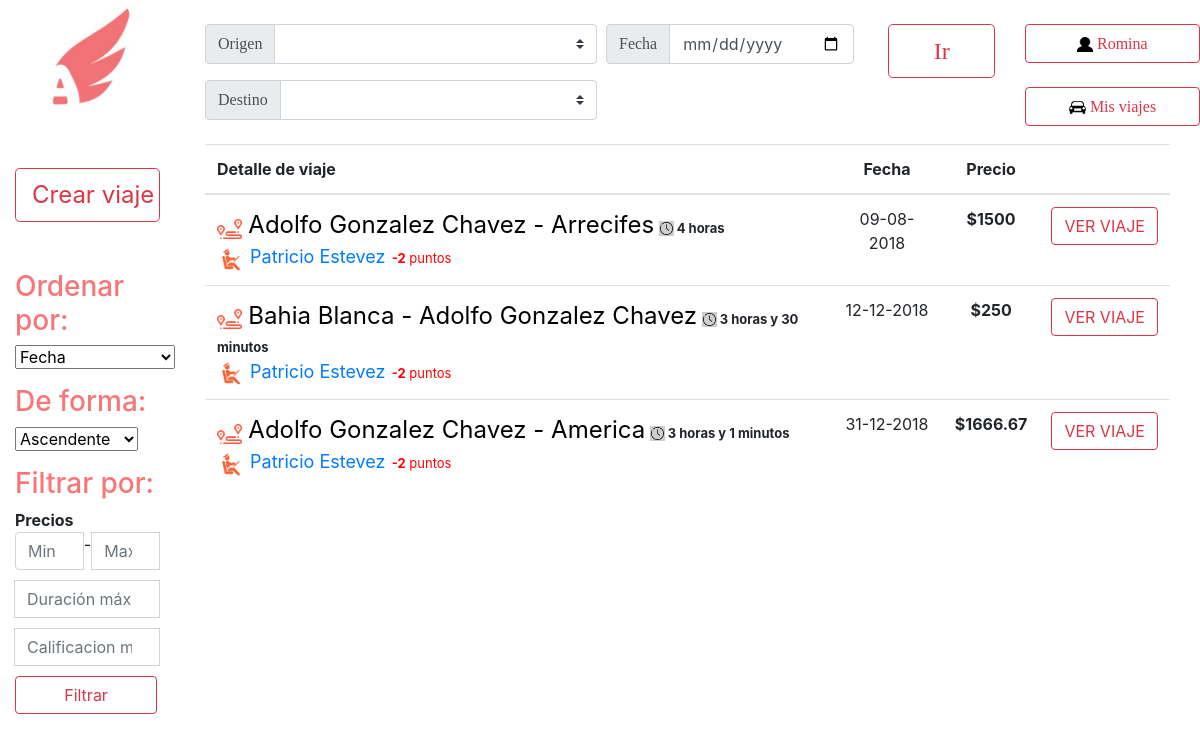
/PaginaPrincipal.php?inicio=romi.albertdi@gmail.com (signed in), run on the app's committed database.
### tables this page shows
CREATE TABLE IF NOT EXISTS `viajes` (
  `IDviaje` int(11) NOT NULL AUTO_INCREMENT,
  `fecha` date NOT NULL,
  `hora` time NOT NULL,
  `IDvehiculo` int(50) NOT NULL,
  `IDconductor` int(50) NOT NULL,
  `llegada` datetime NOT NULL,
  `IDOrigen` int(11) NOT NULL,
  `IDDestino` int(11) NOT NULL,
  `Precio` double NOT NULL,
  `asientos_disponibles` int(5) NOT NULL,
  PRIMARY KEY (`IDviaje`)
);

CREATE TABLE IF NOT EXISTS `ciudades` (
  `nombre` varchar(100) NOT NULL,
  `IDCiudad` int(11) NOT NULL AUTO_INCREMENT,
  PRIMARY KEY (`IDCiudad`)
);

CREATE TABLE IF NOT EXISTS `usuarios` (
  `nombre` varchar(50) NOT NULL,
  `apellido` varchar(50) NOT NULL,
  `email` varchar(50) NOT NULL,
  `clave` varchar(50) NOT NULL,
  `fecha` date NOT NULL,
  `foto` longblob,
  `token` varchar(100) NOT NULL,
  `ID` int(11) NOT NULL AUTO_INCREMENT,
  `borrado` tinyint(1) NOT NULL DEFAULT '0',
  `penalizacion` int(20) NOT NULL DEFAULT '0',
  `penalizacion_acom` int(20) NOT NULL DEFAULT '0',
  `deuda` float NOT NULL DEFAULT '0',
  PRIMARY KEY (`ID`)
);

### PaginaPrincipal.php (the view, shortened to what this page needs)
<!doctype html>
<html lang="en">
  <head>
    <link rel="stylesheet" href="css/bootstrap.min.css">
    <link rel="stylesheet" href="css/Estilos.css">
  </head>
  <body>
          <?php
          $link = conectarABase();
          $id = $_SESSION['id'];
          $hoy = new DateTime('today');
          $ordenamiento=1;
          $forma='a';
          switch ($ordenamiento) {
                case 1:
                    if($forma=='d'){$viajes = mysqli_query($link,"SELECT * FROM viajes ORDER BY fecha desc,hora desc");}
                    else{$viajes = mysqli_query($link,"SELECT * FROM viajes ORDER BY fecha,hora");}
                    break;
            }
        ?>
          <header style="position: fixed">
            <nav>
                    <div class="row">
                        <div class="col-2">
                             <p>
                                <a href="PaginaPrincipal.php">
                                <img href="PaginaPrincipal.php" src="Logo.jpg" alt="Imagen no disponible"  class="rounded mx-auto d-block" height="120x120">
                                </a>
                            </p>
                        </div>
                        <div class="col-8">
                            <div class="row" position="fixed">
                                <div class="col-10">
                                    <br>
                                    <form action="PaginaPrincipal.php" method="POST" accept-charset="utf-8">
                                      <div class="input-group">
                                        <div style="width:60%" class="input-group input-group-prepend mb-3">
                                            <div class="input-group-prepend">
                                                <span  class="input-group-text" id="basic-addon1"><font size="3" face="Univers-Light-Normal">Origen</font></span>
                                            </div>
                                            <select style="height: 40px" class="custom-select" placeholder='vehiculo' name='IDOrigen' id="inputGroupSelect01">
                                                    <option value="" selected></option>
                                                    <?php $citys=mysqli_query($link,"SELECT * FROM ciudades ORDER BY nombre");while($fila3 = $citys->fetch_array(MYSQL_NUM)){?>
                                                    <option value="<?php echo $fila3[1]?>"><?php echo $fila3[0] ?></option>
                                                    <?php }?>
                                            </select>
                                        </div>
                                        <div style="width:38%;margin-left:10px" class="input-group input-group-prepend mb-3">
                                            <div class="input-group-prepend">
                                                <span  class="input-group-text" id="basic-addon1"><font size="3" face="Univers-Light-Normal">Fecha</font></span>
                                            </div>
                                          <input  type="date" face="Univers-Light-Normal" name="fecha" class="form-control" aria-label="La Plata" aria-describedby="basic-addon1">
                                        </div>
                                      </div>
                                      <div style="width:60%" class="input-group input-group-prepend mb-3">
                                          <div class="input-group-prepend">
                                              <span class="input-group-text" id="basic-addon1"><font size="3" face="Univers-Light-Normal">Destino</font></span>
                                          </div>
                                            <select style="height: 40px" class="custom-select" placeholder='vehiculo' name='IDDestino' id="inputGroupSelect02">
                                                    <option value="" selected></option>
                                                    <?php $citys=mysqli_query($link,"SELECT * FROM ciudades ORDER BY nombre");while($fila3 = $citys->fetch_array(MYSQL_NUM)){?>
                                                    <option value="<?php echo $fila3[1]?>"><?php echo $fila3[0] ?></option>
                                                    <?php }?>
                                            </select>
                                          </div>
                                </div>
                                <div class="col-2">
                                    <br>
                                    <button type="submit" name="apreto_ir" href="" class="btn btn-outline-danger btn-lg btn-block btn-lg"><font size="5" face="Univers-Light-Normal">Ir</font></button><br>
                                </div>
                            </div>
                        </div>
                        <div class="col-2">
                            <br>
                            <a href="MiCuenta.php" class="btn btn-outline-danger btn-block"><img src="Imagenes/Usuario.png" height="15x15"><font size="3" face="Univers-Light-Normal">     <?php echo $_SESSION['nombre']; ?></font></a><br>
                            <a href="MisViajes.php" class="btn btn-outline-danger btn-block"><img src="Imagenes/MisViajes.png" height="17x17"><font size="3" face="Univers-Light-Normal">     Mis viajes</font></a>
                        </div>
                    </div>
            </nav>
        </header>
      <br><br><br><br><br><br>
          <div class="row">
              <div class="col-2 bg-white">
                  <div class="container-fluid">
                      <br>
                      <a href='crear_viaje.php' class="btn btn-block btn-outline-danger btn-lg"><font size='5'>Crear viaje</font></a><br>
                      <br>
                      <h3 style="color:#f87678">Ordenar por:</h3>
                      <div class="form-group">
                          <select name="forma" onchange="location = this.value;">
                          <option value="PaginaPrincipal.php?<?php if(isset($_POST['filtro'])){echo '&fil1=' . $_POST['c'] . '&fil2=' . $_POST['precioMa'] . '&fil3=' . $_POST['precioM'] . '&fil4=' . $_POST['t'];}else{if(!empty($_GET['fil1'])){echo 'fil1=' . $_GET['fil1'];}if(!empty($_GET['fil2'])){echo '&fil2=' . $_GET['fil2'];}if(!empty($_GET['fil3'])){echo '&fil3=' . $_GET['fil3'];}if(!empty($_GET['fil4'])){echo '&fil4=' . $_GET['fil4'];}} ?>&ordenar=1&form=<?php echo $forma;if(isset($_POST['apreto_ir'])){echo '&bus=' . $des . '&bus2=' . $des1 . '&bus3=' . $des2; }
                          else{if(!empty($_GET['bus'])){ echo '&bus=' . $_GET['bus'];}if(!empty($_GET['bus2'])){echo '&bus2=' . $_GET['bus2'];}if(!empty($_GET['bus3'])){echo '&bus3=' . $_GET['bus3'];}} ?>" <?php if (!empty($_GET['ordenar'])){if($_GET['ordenar']==1) {echo "selected";}} ?>>Fecha</option>
                        </select>
                      </div>
                      <h3 style="color:#f87678">De forma:</h3>
                      <div class="form-group">
                        <select name="forma2" onchange="location = this.value;">
                          <<option value="PaginaPrincipal.php?<?php if(isset($_POST['filtro'])){echo '&fil1=' . $_POST['c'] . '&fil2=' . $_POST['precioMa'] . '&fil3=' . $_POST['precioM'] . '&fil4=' . $_POST['t'];}else{if(!empty($_GET['fil1'])){echo 'fil1=' . $_GET['fil1'];}if(!empty($_GET['fil2'])){echo '&fil2=' . $_GET['fil2'];}if(!empty($_GET['fil3'])){echo '&fil3=' . $_GET['fil3'];}if(!empty($_GET['fil4'])){echo '&fil4=' . $_GET['fil4'];}}?>&ordenar=<?php echo $ordenamiento;?>&form=a<?php if(isset($_POST['apreto_ir'])){echo '&bus=' . $des . '&bus2=' . $des1 . '&bus3=' . $des2; }
                          else{if(!empty($_GET['bus'])){ echo '&bus=' . $_GET['bus'];}if(!empty($_GET['bus2'])){echo '&bus2=' . $_GET['bus2'];}if(!empty($_GET['bus3'])){echo '&bus3=' . $_GET['bus3'];}} ?>" <?php if (!empty($_GET['form'])){if($_GET['form']=='a') {echo " selected";}} ?> >Ascendente</option>
                        </select>
                      </div>
                      <h3 style="color:#f87678">Filtrar por:</h3>
                      <div class="containerfluid">
                        <form action="PaginaPrincipal.php?ordenar=<?php echo $ordenamiento;?>&form=<?php echo $forma; if(isset($_POST['apreto_ir'])){echo '&bus=' . $des . '&bus2=' . $des1 . '&bus3=' . $des2; }
                          else{if(!empty($_GET['bus'])){ echo '&bus=' . $_GET['bus'];}if(!empty($_GET['bus2'])){echo '&bus2=' . $_GET['bus2'];}if(!empty($_GET['bus3'])){echo '&bus3=' . $_GET['bus3'];}} ?>" method="POST" accept-charset="utf-8">
                        <strong>Precios</strong>
                        <div class="input-group">
                          <input style="width:45%" type="number" step="0.01" class="form-control" id="precioM" value="<?php if(isset($_POST['filtro'])){echo $precioMinimo;}else{if(!empty($_GET['fil3'])){echo $_GET['fil3'];}}?>" name="precioM" aria-describedby="emailHelp" placeholder="Minimo">
                          <span>  -  </span>
                          <input style="width:45%" type="number" step="0.01" class="form-control" id="precioMa" value="<?php if(isset($_POST['filtro'])){echo $precioMaximo;}else{if(!empty($_GET['fil2'])){echo $_GET['fil2'];}}?>" name="precioMa" placeholder="Maximo">
                          <input style="width:98%;margin-bottom: 10px;margin-top:10px; " type="number" class="form-control" value="<?php if(isset($_POST['filtro'])){echo $durma;}else{if(!empty($_GET['fil4'])){echo $_GET['fil4'];}}?>" id="t" name="t" aria-describedby="emailHelp" placeholder="Duración máxima en hs">
                          <input style="width:98%;margin-bottom: 10px" type="number" class="form-control" value="<?php if(isset($_POST['filtro'])){echo $puntoMinimo;}else{if(!empty($_GET['fil1'])){echo $_GET['fil1'];}}?>" id="c" name="c" aria-describedby="emailHelp" placeholder="Calificacion mínima">
                          <input style="width:98%;margin-bottom: 10px" class="btn btn-outline-danger" value="Filtrar" type="submit" id="filtro" name="filtro" aria-describedby="emailHelp" placeholder="Calificacion mínima">
                        </div>
                        </form>
                      </div>
                  </div>
              </div>
              <div class="col-10 ">
                        <div style="margin-right: 30px">
                            <table class="table table-hover">
                                <thead>
                                    <tr>
                                        <th>Detalle de viaje</th>
                                        <th class='text-center'>Fecha</th>
                                        <th class="text-center">Precio</th>
                                        <th> </th>
                                    </tr>
                                </thead>
                                <tbody>
                                    <?php while($row = $viajes->fetch_array(MYSQLI_NUM)){
                                    $fechaViaje = new DateTime($row[1] . $row[2]);
                                    if (($fechaViaje > $hoy)&&($row[9]>0)){
                                    $origen= mysqli_query($link, "SELECT * FROM ciudades where IDCiudad=$row[6]");
                                    $origen = $origen ->fetch_array(MYSQLI_NUM);
                                    $destino= mysqli_query($link, "SELECT * FROM ciudades where IDCiudad=$row[7]");
                                    $destino = $destino ->fetch_array(MYSQLI_NUM);
                                    $conductor = mysqli_query($link, "SELECT * FROM usuarios where ID=$row[4]");
                                    $conductor = $conductor ->fetch_array(MYSQLI_NUM);
                                    $puntos=0;
                                    $fecha1 = new DateTime("$row[1] . $row[2]");
                                    $fecha2 = new DateTime($row[5]);
                                    $diferencia = $fecha2->diff($fecha1);$agregar=0;
                                    $horas=$diferencia->h+$agregar;
                                    $puntos = $puntos - $conductor[9];
                                    $mostrar = true;
                                    if($mostrar){
                                    ?>
                                    <tr style="background-color: <?php if ($row[4]==$id) { echo "#ffffd9";} ?> ">
                                        <td>
                                        <div class="media">
                                            <div class="media-body">
                                                <img src="Imagenes/VIAJE.png" height="20"><font size='5' color='black'> <?php echo"$origen[0] - $destino[0]" ?></font>&nbsp;<img src="Imagenes/reloj.png" height="15"><strong style="font-size: 13px"> <?php echo "$horas horas";if(($diferencia->i)!=0){echo" y $diferencia->i minutos";}?></strong><br>
                                                <img src="Imagenes/CONDUCTOR.png" height="28"><font size='4'><a href="verPerfil.php?id=<?php echo $conductor[7]?>"> <?php echo "$conductor[0] $conductor[1]"?></a></font><font size='2' color='<?php if ($puntos>=0){echo "green";}else{echo "red";}?>'><strong color='<?php if($puntos>=0){echo "green";}else{echo "red";} ?>'>&nbsp;&nbsp;<?php echo $puntos?></strong> puntos</font><br>
                                            </div>
                                        </div> </td>
                                        <td style="text-align: center">
                                        <?php $fechaS = new DateTime($row[1]); echo $fechaS->format('d-m-Y');?>
                                        </td>
                                        <td style="text-align: center"><strong><?php echo '$' . round($row[8],2);?></strong></td>
                                        <td>
                                            <a class="btn btn-outline-danger" href="verViaje.php?id=<?php echo $row[0];?>">
                                             VER VIAJE
                                        </a></td>
                                    </tr>
                                    <?php }}}?>
                                    </tbody>
                                </table>
                    </div>
              </div>
          </div>
  </body>
</html>

### css/Estilos.css (style rules this page uses)
* { padding: 0; margin: 0; }
p { margin-bottom: 20px; }
header { background:white; width: 100%; position: fixed; z-index: 100; }

### data on the page
viajes: ciudades.nombre "Adolfo Gonzalez Chavez", ciudades.nombre "Arrecifes", horas "4", usuarios.nombre "Patricio", usuarios.apellido "Estevez", puntos "-2", fecha "09-08-2018", Precio "1500"
viajes: ciudades.nombre "Bahia Blanca", ciudades.nombre "Adolfo Gonzalez Chavez", horas "3", i "30", usuarios.nombre "Patricio", usuarios.apellido "Estevez", puntos "-2", fecha "12-12-2018", Precio "250"
viajes: ciudades.nombre "Adolfo Gonzalez Chavez", ciudades.nombre "America", horas "3", i "1", usuarios.nombre "Patricio", usuarios.apellido "Estevez", puntos "-2", fecha "31-12-2018", Precio "1666.67"

### other printed values
$_SESSION['nombre'] "Romina"
